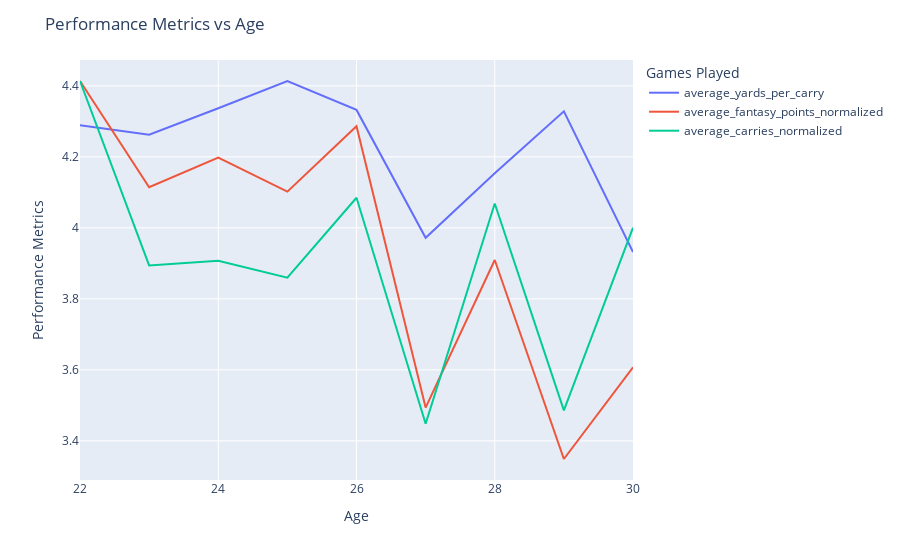

The cell this chart's notebook holds for it:
### Code cell
fig = px.line(df_ypc_by_age, x='age', y=['average_yards_per_carry', 'average_fantasy_points_normalized', 
                                        'average_carries_normalized'],
             hover_data=["sample_size"])

# Update layout
fig.update_layout(
    title='Performance Metrics vs Age',
    xaxis_title='Age',
    yaxis_title='Performance Metrics',
    legend_title='Games Played',
)

# save the figure
fig.write_html(f"{base_path}-10-games-10-samples-carries.html")

# Show the figure
fig.show()

### Figure 1 — Plotly figure (JSON) as saved in the notebook; plotly's stock layout.template omitted (floating-point values rounded to 4 significant figures)
{"data": [{"customdata": [[25], [60], [58], [55], [44], [32], [32], [16], [14]], "hovertemplate": "variable=average_yards_per_carry<br>age=%{x}<br>value=%{y}<br>sample_size=%{customdata[0]}<extra></extra>", "legendgroup": "average_yards_per_carry", "line": {"color": "#636efa", "dash": "solid"}, "marker": {"symbol": "circle"}, "mode": "lines", "name": "average_yards_per_carry", "orientation": "v", "showlegend": true, "type": "scatter", "x": [22, 23, 24, 25, 26, 27, 28, 29, 30], "xaxis": "x", "y": [4.289, 4.262, 4.337, 4.414, 4.332, 3.972, 4.154, 4.328, 3.932], "yaxis": "y"}, {"customdata": [[25], [60], [58], [55], [44], [32], [32], [16], [14]], "hovertemplate": "variable=average_fantasy_points_normalized<br>age=%{x}<br>value=%{y}<br>sample_size=%{customdata[0]}<extra></extra>", "legendgroup": "average_fantasy_points_normalized", "line": {"color": "#EF553B", "dash": "solid"}, "marker": {"symbol": "circle"}, "mode": "lines", "name": "average_fantasy_points_normalized", "orientation": "v", "showlegend": true, "type": "scatter", "x": [22, 23, 24, 25, 26, 27, 28, 29, 30], "xaxis": "x", "y": [4.414, 4.114, 4.198, 4.102, 4.286, 3.494, 3.909, 3.349, 3.607], "yaxis": "y"}, {"customdata": [[25], [60], [58], [55], [44], [32], [32], [16], [14]], "hovertemplate": "variable=average_carries_normalized<br>age=%{x}<br>value=%{y}<br>sample_size=%{customdata[0]}<extra></extra>", "legendgroup": "average_carries_normalized", "line": {"color": "#00cc96", "dash": "solid"}, "marker": {"symbol": "circle"}, "mode": "lines", "name": "average_carries_normalized", "orientation": "v", "showlegend": true, "type": "scatter", "x": [22, 23, 24, 25, 26, 27, 28, 29, 30], "xaxis": "x", "y": [4.414, 3.894, 3.907, 3.86, 4.085, 3.448, 4.069, 3.486, 4.0], "yaxis": "y"}], "layout": {"legend": {"title": {"text": "Games Played"}, "tracegroupgap": 0}, "margin": {"t": 60}, "title": {"text": "Performance Metrics vs Age"}, "xaxis": {"anchor": "y", "domain": [0, 1], "title": {"text": "Age"}}, "yaxis": {"anchor": "x", "domain": [0, 1], "title": {"text": "Performance Metrics"}}}}
